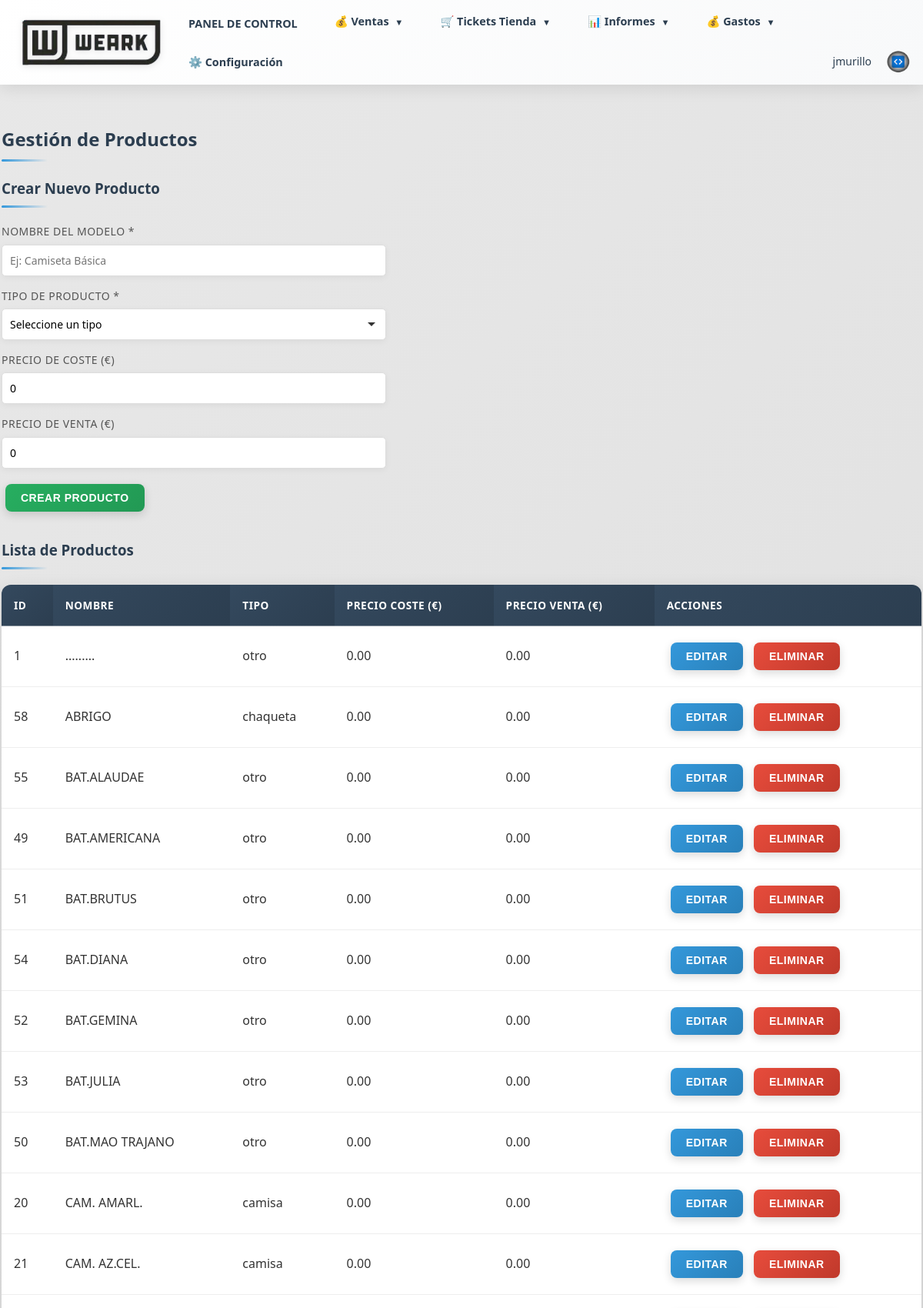
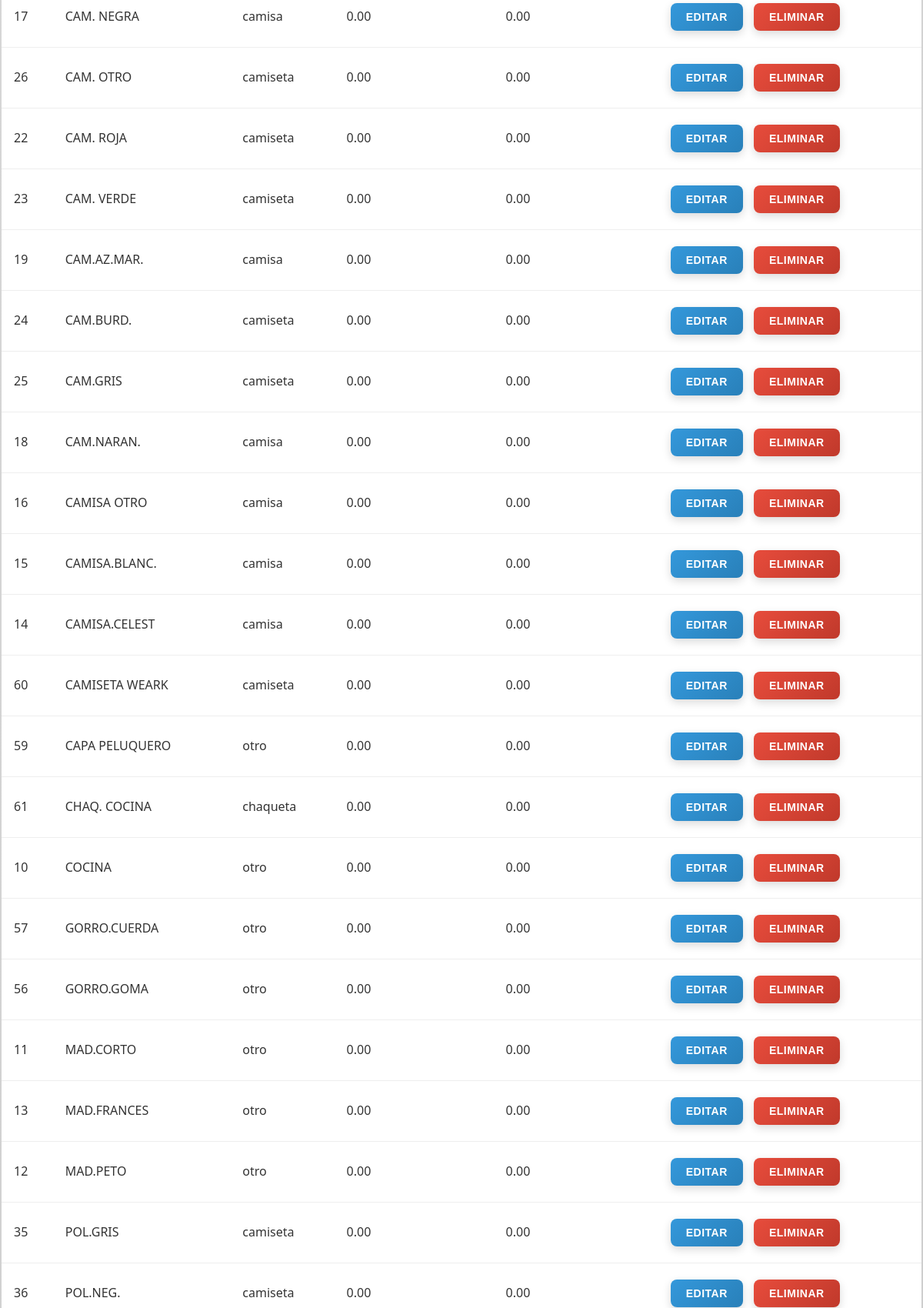
/prendas (signed in, upper part), run on the app's committed database (2 pictures, top to bottom).
### models.py (models this page shows, shortened)
class Usuario(db.Model, UserMixin):
    __tablename__ = 'usuarios'
    id = db.Column(db.Integer, primary_key=True)
    usuario = db.Column(db.String(80), nullable=False, unique=True)
    password_hash = db.Column(db.String(255), nullable=False)
    correo = db.Column(db.String(100), nullable=False)
    telefono = db.Column(db.String(50))
    rol = db.Column(db.String(50), nullable=False)  # comercial, administracion, supervisor, usuario
    fecha_creacion = db.Column(db.DateTime, default=datetime.utcnow)
    ultimo_acceso = db.Column(db.DateTime)
    activo = db.Column(db.Boolean, default=True, nullable=False)
    def is_supervisor(self):
        return self.rol == 'supervisor'

class Prenda(db.Model):
    __tablename__ = 'prendas'
    id = db.Column(db.Integer, primary_key=True)
    nombre = db.Column(db.String(200), nullable=False)
    tipo = db.Column(db.String(50), nullable=False)  # pantalon, camisa, zapato, camiseta, etc.
    precio_coste = db.Column(db.Numeric(10, 2), nullable=False, default=0)  # Precio de coste
    precio_venta = db.Column(db.Numeric(10, 2), nullable=False, default=0)  # Precio de venta
    lineas_pedido = db.relationship('LineaPedido', backref='prenda', lazy=True)
    lineas_presupuesto = db.relationship('LineaPresupuesto', backref='prenda', lazy=True)

### routes/prendas.py (the view, shortened to what this page needs)
@prendas_bp.route('/prendas', methods=['GET', 'POST'])
@login_required
@not_usuario_required
def gestion_prendas():
    prendas = Prenda.query.order_by(Prenda.nombre).all()
    return render_template('prendas.html', prendas=prendas)

### app.py (called while the page is built)
@login_manager.user_loader
def load_user(user_id):
    from models import Usuario, Cliente
    if user_id.startswith('cliente_'):
        cliente_id = int(user_id.replace('cliente_', ''))
        cliente = Cliente.query.get(cliente_id)
        if cliente and cliente.tiene_acceso_web():
            return cliente
        return None
    else:
        return Usuario.query.get(int(user_id))

### utils/auth.py (called while the page is built)
def not_usuario_required(f):
    @wraps(f)
    def decorated_function(*args, **kwargs):
        if not current_user.is_authenticated:
            flash('Debes iniciar sesión para acceder a esta página', 'error')
            return redirect(url_for('auth.login'))
        if current_user.rol == 'usuario':
            flash('No tienes permisos para acceder a esta página', 'error')
            return redirect(url_for('index.index'))
        return f(*args, **kwargs)
    return decorated_function

### templates/prendas.html (shortened to what this page needs)
{% extends "base.html" %}
{% block content %}
<h2>Gestión de Productos</h2>
<div style="margin-bottom: 30px;">
    <h3>Crear Nuevo Producto</h3>
    <form method="POST" style="max-width: 500px;">
        <div class="form-group">
            <label for="nombre">Nombre del Modelo *</label>
            <input type="text" name="nombre" id="nombre" required placeholder="Ej: Camiseta Básica">
        </div>
        <div class="form-group">
            <label for="tipo">Tipo de Producto *</label>
            <select name="tipo" id="tipo" required>
                <option value="">Seleccione un tipo</option>
            </select>
        </div>
        <div class="form-group">
            <label for="precio_coste">Precio de Coste (€)</label>
            <input type="number" name="precio_coste" id="precio_coste" step="0.01" min="0" value="0" placeholder="0.00">
        </div>
        <div class="form-group">
            <label for="precio_venta">Precio de Venta (€)</label>
            <input type="number" name="precio_venta" id="precio_venta" step="0.01" min="0" value="0" placeholder="0.00">
        </div>
        <button type="submit" class="btn btn-success">Crear Producto</button>
    </form>
</div>
<h3>Lista de Productos</h3>
{% if prendas %}
<table>
    <thead>
        <tr>
            <th>ID</th>
            <th>Nombre</th>
            <th>Tipo</th>
            <th>Precio Coste (€)</th>
            <th>Precio Venta (€)</th>
            <th>Acciones</th>
        </tr>
    </thead>
    <tbody>
        {% for prenda in prendas %}
        <tr>
            <td>{{ prenda.id }}</td>
            <td>{{ prenda.nombre }}</td>
            <td>{{ prenda.tipo }}</td>
            <td>{{ "%.2f"|format(prenda.precio_coste|float) if prenda.precio_coste else "0.00" }}</td>
            <td>{{ "%.2f"|format(prenda.precio_venta|float) if prenda.precio_venta else "0.00" }}</td>
            <td>
                <button onclick="abrirModalEditar({{ prenda.id }}, '{{ prenda.nombre }}', '{{ prenda.tipo }}', {{ "%.2f"|format(prenda.precio_coste|float) if prenda.precio_coste else 0 }}, {{ "%.2f"|format(prenda.precio_venta|float) if prenda.precio_venta else 0 }})" class="btn btn-primary" style="margin-right: 5px;">Editar</button>
                <form method="POST" action="{{ url_for('prendas.eliminar_prenda', id=prenda.id) }}" style="display: inline;" onsubmit="return confirm('¿Está seguro de eliminar este producto?');">
                    <button type="submit" class="btn btn-danger">Eliminar</button>
                </form>
            </td>
        </tr>
        {% endfor %}
    </tbody>
</table>
{% else %}
<p>No hay productos registrados.</p>
{% endif %}
{% endblock %}

### templates/base.html (shortened to what this page needs)
<!DOCTYPE html>
<html lang="es">
<head>
    <link rel="stylesheet" href="{{ url_for('static', filename='css/style.css') }}">
</head>
<body>
    <header>
        <div class="container header-wrapper">
            <a href="{{ url_for('index.index') }}" style="text-decoration: none; display: flex; align-items: center;">
                <img src="{{ url_for('static', filename='logo_base.png') }}" alt="Logo" class="header-logo">
            </a>
            <nav id="mainNav">
                {% if current_user.is_authenticated %}
                    <a href="{{ url_for('index.index') }}">PANEL DE CONTROL</a>
                    {% if current_user.rol == 'usuario' %}
                        <a href="{{ url_for('solicitudes.listado_solicitudes') }}">SOLICITUDES</a>
                    {% else %}
                        <div class="dropdown">
                            <a href="#" class="dropdown-toggle">💰 Ventas <span class="dropdown-arrow">▼</span></a>
                        </div>
                        <div class="dropdown">
                            <a href="#" class="dropdown-toggle">🛒 Tickets Tienda <span class="dropdown-arrow">▼</span></a>
                        </div>
                        <div class="dropdown">
                            <a href="#" class="dropdown-toggle">📊 Informes <span class="dropdown-arrow">▼</span></a>
                        </div>
                        <div class="dropdown">
                            <a href="#" class="dropdown-toggle">💰 Gastos <span class="dropdown-arrow">▼</span></a>
                        </div>
                        {% if current_user.is_supervisor() %}
                            <a href="{{ url_for('configuracion.index') }}">⚙️ Configuración</a>
                        {% endif %}
                    {% endif %}
                    <div class="user-menu">
                        <span class="user-name">{{ current_user.usuario }}</span>
                        <a href="{{ url_for('auth.logout') }}" class="logout-btn-circle" title="Cerrar Sesión">
                            <img src="{{ url_for('static', filename='logo_jm.png') }}" alt="Cerrar Sesión" style="width: 100%; height: 100%; object-fit: contain;">
                        </a>
                    </div>
                {% endif %}
            </nav>
        </div>
    </header>
    <div class="container">
        {% block content %}{% endblock %}
    </div>
</body>
</html>

### templates/prendas.html (style rules this page uses)
.form-group { margin-bottom: 15px; }
.form-group label { display: block; margin-bottom: 5px; font-weight: 500; color: #555; font-size: 14px; }
.form-group input, .form-group select { width: 100%; padding: 10px; border: 1px solid #ddd; border-radius: 5px; font-size: 14px; box-sizing: border-box; font-family: inherit; }

### data on the page
Usuario: usuario "jmurillo"
Prenda: id "1", nombre ".........", tipo "otro", precio_coste "0.00", precio_venta "0.00"
Prenda: id "58", nombre "ABRIGO", tipo "chaqueta", precio_coste "0.00", precio_venta "0.00"
Prenda: id "55", nombre "BAT.ALAUDAE", tipo "otro", precio_coste "0.00", precio_venta "0.00"
Prenda: id "49", nombre "BAT.AMERICANA", tipo "otro", precio_coste "0.00", precio_venta "0.00"
Prenda: id "51", nombre "BAT.BRUTUS", tipo "otro", precio_coste "0.00", precio_venta "0.00"
Prenda: id "54", nombre "BAT.DIANA", tipo "otro", precio_coste "0.00", precio_venta "0.00"
Prenda: id "52", nombre "BAT.GEMINA", tipo "otro", precio_coste "0.00", precio_venta "0.00"
Prenda: id "53", nombre "BAT.JULIA", tipo "otro", precio_coste "0.00", precio_venta "0.00"
Prenda: id "50", nombre "BAT.MAO TRAJANO", tipo "otro", precio_coste "0.00", precio_venta "0.00"
Prenda: id "20", nombre "CAM. AMARL.", tipo "camisa", precio_coste "0.00", precio_venta "0.00"
Prenda: id "21", nombre "CAM. AZ.CEL.", tipo "camisa", precio_coste "0.00", precio_venta "0.00"
Prenda: id "17", nombre "CAM. NEGRA", tipo "camisa", precio_coste "0.00", precio_venta "0.00"
Prenda: id "26", nombre "CAM. OTRO", tipo "camiseta", precio_coste "0.00", precio_venta "0.00"
Prenda: id "22", nombre "CAM. ROJA", tipo "camiseta", precio_coste "0.00", precio_venta "0.00"
Prenda: id "23", nombre "CAM. VERDE", tipo "camiseta", precio_coste "0.00", precio_venta "0.00"
Prenda: id "19", nombre "CAM.AZ.MAR.", tipo "camisa", precio_coste "0.00", precio_venta "0.00"
Prenda: id "24", nombre "CAM.BURD.", tipo "camiseta", precio_coste "0.00", precio_venta "0.00"
Prenda: id "25", nombre "CAM.GRIS", tipo "camiseta", precio_coste "0.00", precio_venta "0.00"
Prenda: id "18", nombre "CAM.NARAN.", tipo "camisa", precio_coste "0.00", precio_venta "0.00"
Prenda: id "16", nombre "CAMISA OTRO", tipo "camisa", precio_coste "0.00", precio_venta "0.00"
Prenda: id "15", nombre "CAMISA.BLANC.", tipo "camisa", precio_coste "0.00", precio_venta "0.00"
Prenda: id "14", nombre "CAMISA.CELEST", tipo "camisa", precio_coste "0.00", precio_venta "0.00"
Prenda: id "60", nombre "CAMISETA WEARK", tipo "camiseta", precio_coste "0.00", precio_venta "0.00"
Prenda: id "59", nombre "CAPA PELUQUERO", tipo "otro", precio_coste "0.00", precio_venta "0.00"
Prenda: id "61", nombre "CHAQ. COCINA", tipo "chaqueta", precio_coste "0.00", precio_venta "0.00"
Prenda: id "10", nombre "COCINA", tipo "otro", precio_coste "0.00", precio_venta "0.00"
Prenda: id "57", nombre "GORRO.CUERDA", tipo "otro", precio_coste "0.00", precio_venta "0.00"
Prenda: id "56", nombre "GORRO.GOMA", tipo "otro", precio_coste "0.00", precio_venta "0.00"
Prenda: id "11", nombre "MAD.CORTO", tipo "otro", precio_coste "0.00", precio_venta "0.00"
Prenda: id "13", nombre "MAD.FRANCES", tipo "otro", precio_coste "0.00", precio_venta "0.00"
Prenda: id "12", nombre "MAD.PETO", tipo "otro", precio_coste "0.00", precio_venta "0.00"
Prenda: id "35", nombre "POL.GRIS", tipo "camiseta", precio_coste "0.00", precio_venta "0.00"
Prenda: id "36", nombre "POL.NEG.", tipo "camiseta", precio_coste "0.00", precio_venta "0.00"
